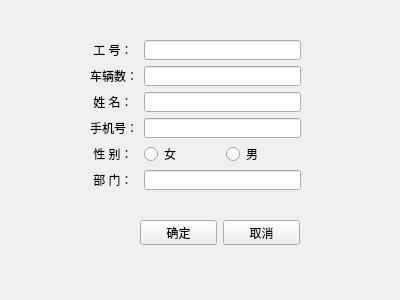
<?xml version="1.0" encoding="UTF-8"?>
<ui version="4.0">
 <class>Form</class>
 <widget class="QWidget" name="Form">
  <property name="geometry">
   <rect>
    <x>0</x>
    <y>0</y>
    <width>400</width>
    <height>300</height>
   </rect>
  </property>
  <property name="windowTitle">
   <string>Form</string>
  </property>
  <widget class="QWidget" name="gridLayoutWidget">
   <property name="geometry">
    <rect>
     <x>90</x>
     <y>40</y>
     <width>211</width>
     <height>150</height>
    </rect>
   </property>
   <layout class="QGridLayout" name="gridLayout">
    <item row="1" column="2">
     <widget class="QLineEdit" name="car_lineEdit"/>
    </item>
    <item row="4" column="0">
     <widget class="QLabel" name="label_4">
      <property name="text">
       <string> 性 别：</string>
      </property>
     </widget>
    </item>
    <item row="2" column="0">
     <widget class="QLabel" name="label_2">
      <property name="text">
       <string> 姓 名：</string>
      </property>
     </widget>
    </item>
    <item row="3" column="0">
     <widget class="QLabel" name="label_3">
      <property name="text">
       <string>手机号：</string>
      </property>
     </widget>
    </item>
    <item row="5" column="0">
     <widget class="QLabel" name="label_5">
      <property name="text">
       <string> 部 门：</string>
      </property>
     </widget>
    </item>
    <item row="1" column="0">
     <widget class="QLabel" name="label">
      <property name="text">
       <string>车辆数：</string>
      </property>
     </widget>
    </item>
    <item row="4" column="2">
     <layout class="QHBoxLayout" name="horizontalLayout">
      <item>
       <widget class="QRadioButton" name="radioButton">
        <property name="text">
         <string>女</string>
        </property>
       </widget>
      </item>
      <item>
       <widget class="QRadioButton" name="radioButton_2">
        <property name="text">
         <string>男</string>
        </property>
       </widget>
      </item>
     </layout>
    </item>
    <item row="3" column="2">
     <widget class="QLineEdit" name="phone_lineEdit"/>
    </item>
    <item row="5" column="2">
     <widget class="QLineEdit" name="depart_lineEdit"/>
    </item>
    <item row="2" column="2">
     <widget class="QLineEdit" name="name_lineEdit"/>
    </item>
    <item row="0" column="0">
     <widget class="QLabel" name="label_6">
      <property name="text">
       <string> 工 号：</string>
      </property>
     </widget>
    </item>
    <item row="0" column="2">
     <widget class="QLineEdit" name="lineEdit"/>
    </item>
   </layout>
  </widget>
  <widget class="QWidget" name="horizontalLayoutWidget_2">
   <property name="geometry">
    <rect>
     <x>140</x>
     <y>220</y>
     <width>160</width>
     <height>25</height>
    </rect>
   </property>
   <layout class="QHBoxLayout" name="horizontalLayout_2">
    <item>
     <widget class="QPushButton" name="pushButton">
      <property name="text">
       <string>确定</string>
      </property>
     </widget>
    </item>
    <item>
     <widget class="QPushButton" name="pushButton_2">
      <property name="text">
       <string>取消</string>
      </property>
     </widget>
    </item>
   </layout>
  </widget>
 </widget>
 <resources/>
 <connections/>
</ui>
